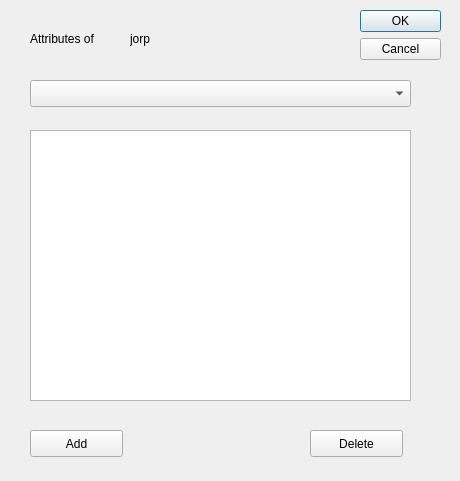
<?xml version="1.0" encoding="UTF-8"?>
<ui version="4.0">
 <class>fldviewdlg</class>
 <widget class="QDialog" name="fldviewdlg">
  <property name="geometry">
   <rect>
    <x>0</x>
    <y>0</y>
    <width>460</width>
    <height>481</height>
   </rect>
  </property>
  <property name="windowTitle">
   <string>Select view attributes</string>
  </property>
  <widget class="QDialogButtonBox" name="buttonBox">
   <property name="geometry">
    <rect>
     <x>360</x>
     <y>10</y>
     <width>81</width>
     <height>71</height>
    </rect>
   </property>
   <property name="orientation">
    <enum>Qt::Vertical</enum>
   </property>
   <property name="standardButtons">
    <set>QDialogButtonBox::Cancel|QDialogButtonBox::Ok</set>
   </property>
  </widget>
  <widget class="QLabel" name="label">
   <property name="geometry">
    <rect>
     <x>30</x>
     <y>30</y>
     <width>91</width>
     <height>17</height>
    </rect>
   </property>
   <property name="text">
    <string>Attributes of</string>
   </property>
  </widget>
  <widget class="QLabel" name="jorv">
   <property name="geometry">
    <rect>
     <x>130</x>
     <y>30</y>
     <width>101</width>
     <height>17</height>
    </rect>
   </property>
   <property name="text">
    <string>jorp</string>
   </property>
  </widget>
  <widget class="QComboBox" name="possattr">
   <property name="geometry">
    <rect>
     <x>30</x>
     <y>80</y>
     <width>381</width>
     <height>27</height>
    </rect>
   </property>
   <property name="toolTip">
    <string>Possible attribtutes for display</string>
   </property>
  </widget>
  <widget class="QListWidget" name="currattr">
   <property name="geometry">
    <rect>
     <x>30</x>
     <y>130</y>
     <width>381</width>
     <height>271</height>
    </rect>
   </property>
   <property name="toolTip">
    <string>List of attributes of job or variable to be displayed in column order</string>
   </property>
   <property name="dragDropMode">
    <enum>QAbstractItemView::InternalMove</enum>
   </property>
  </widget>
  <widget class="QPushButton" name="addattr">
   <property name="geometry">
    <rect>
     <x>30</x>
     <y>430</y>
     <width>93</width>
     <height>27</height>
    </rect>
   </property>
   <property name="toolTip">
    <string>Add attribute to list</string>
   </property>
   <property name="text">
    <string>Add</string>
   </property>
  </widget>
  <widget class="QPushButton" name="delattr">
   <property name="geometry">
    <rect>
     <x>310</x>
     <y>430</y>
     <width>93</width>
     <height>27</height>
    </rect>
   </property>
   <property name="toolTip">
    <string>Delete selected attribute from list</string>
   </property>
   <property name="text">
    <string>Delete</string>
   </property>
  </widget>
 </widget>
 <tabstops>
  <tabstop>possattr</tabstop>
  <tabstop>currattr</tabstop>
  <tabstop>addattr</tabstop>
  <tabstop>delattr</tabstop>
  <tabstop>buttonBox</tabstop>
 </tabstops>
 <resources/>
 <connections>
  <connection>
   <sender>buttonBox</sender>
   <signal>accepted()</signal>
   <receiver>fldviewdlg</receiver>
   <slot>accept()</slot>
   <hints>
    <hint type="sourcelabel">
     <x>248</x>
     <y>254</y>
    </hint>
    <hint type="destinationlabel">
     <x>157</x>
     <y>274</y>
    </hint>
   </hints>
  </connection>
  <connection>
   <sender>buttonBox</sender>
   <signal>rejected()</signal>
   <receiver>fldviewdlg</receiver>
   <slot>reject()</slot>
   <hints>
    <hint type="sourcelabel">
     <x>316</x>
     <y>260</y>
    </hint>
    <hint type="destinationlabel">
     <x>286</x>
     <y>274</y>
    </hint>
   </hints>
  </connection>
 </connections>
</ui>
